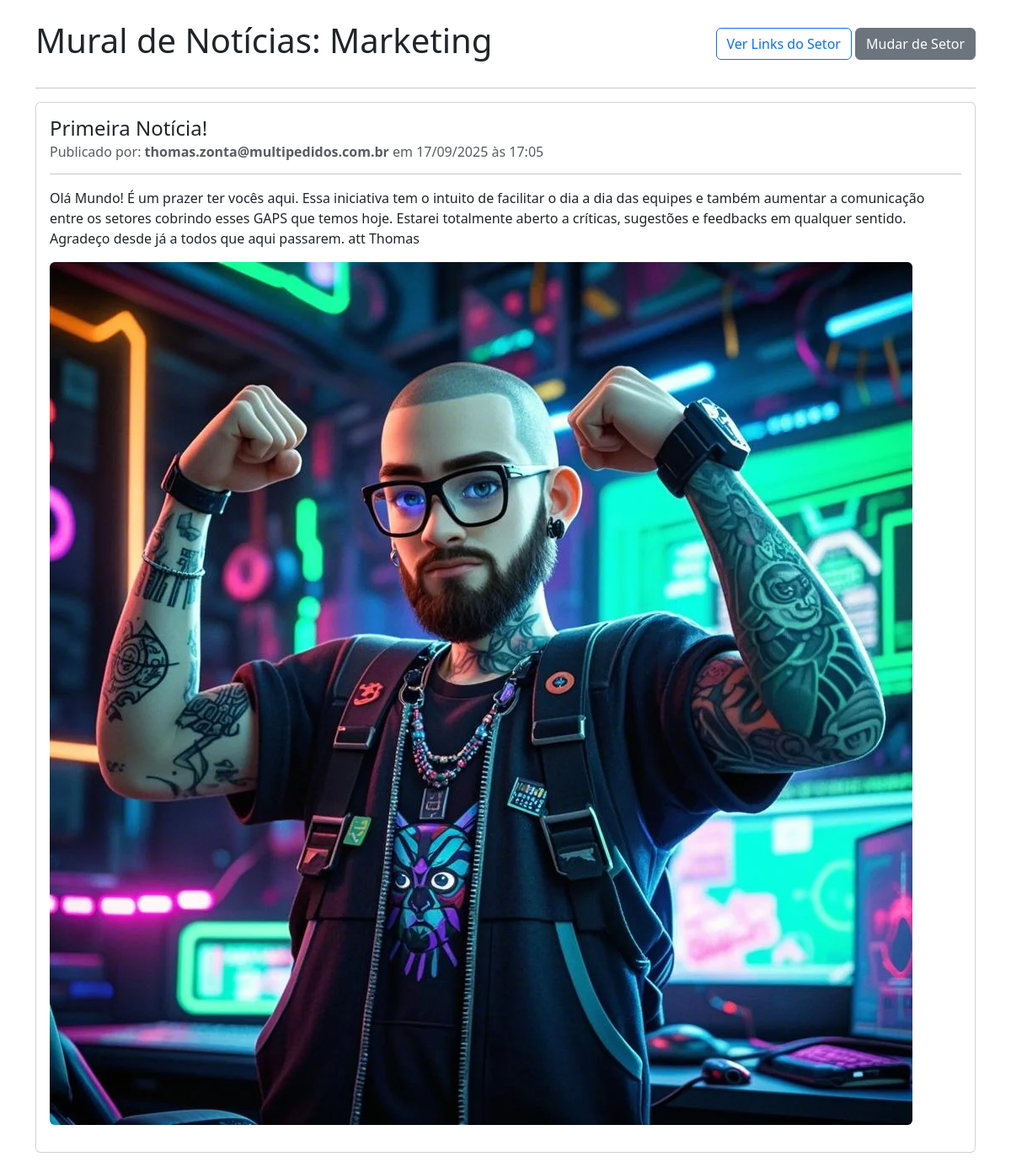
The app's page /setor/Marketing/home (signed in) with its own data.
### app.py (models this page shows, shortened)
class Sector(db.Model):
    id = db.Column(db.Integer, primary_key=True)
    name = db.Column(db.String(100), unique=True, nullable=False)
    order_index = db.Column(db.Integer, nullable=False, default=0) # <-- Adicionar
    subcategories = db.relationship('Subcategory', back_populates='sector', lazy=True, cascade="all, delete-orphan")
    users = db.relationship('User', secondary=user_sectors_association, lazy='subquery',
                            back_populates='sectors')
    posts = db.relationship('Post', secondary=post_sectors_association, lazy='dynamic',
                            back_populates='sectors')

class Post(db.Model):
    id = db.Column(db.Integer, primary_key=True)
    title = db.Column(db.String(200), nullable=False)
    content = db.Column(db.Text, nullable=False)
    image_filename = db.Column(db.String(100), nullable=True)
    is_pinned = db.Column(db.Boolean, nullable=False, default=False)
    timestamp = db.Column(db.DateTime, nullable=False, default=datetime.utcnow)
    order_index = db.Column(db.Integer, nullable=False, default=0)
    sectors = db.relationship('Sector', secondary=post_sectors_association, lazy='subquery',
                              back_populates='posts')
    author_id = db.Column(db.Integer, db.ForeignKey('user.id'), nullable=False)
    author = db.relationship('User', back_populates='posts')

class User(db.Model, UserMixin):
    id = db.Column(db.Integer, primary_key=True)
    email = db.Column(db.String(120), unique=True, nullable=False)
    password_hash = db.Column(db.String(60), nullable=False)
    is_admin = db.Column(db.Boolean, nullable=False, default=False)
    sectors = db.relationship('Sector', secondary=user_sectors_association, lazy='subquery',
                              back_populates='users')
    posts = db.relationship('Post', back_populates='author', lazy=True)

### app.py (the view)
@app.route('/setor/<string:sector_name>/home')
@login_required
def view_sector_home(sector_name):
    sector = Sector.query.filter_by(name=sector_name).first_or_404()
    if not current_user.is_admin and sector not in current_user.sectors:
        flash('Você não tem permissão para acessar este setor.', 'danger')
        return redirect(url_for('dashboard'))
    posts = sector.posts.order_by(Post.is_pinned.desc(), Post.timestamp.desc()).all()
    return render_template('sector_home.html', current_sector=sector, posts=posts)

### app.py (called while the page is built)
@login_manager.user_loader
def load_user(user_id):
    return db.session.get(User, int(user_id))

### templates/sector_home.html (shortened to what this page needs)
<!DOCTYPE html>
<html lang="pt-br">
<head>
    <link rel="stylesheet" href="https://cdn.jsdelivr.net/npm/bootstrap@5.3.2/dist/css/bootstrap.min.css">
</head>
<body>
    <div class="container mt-4">
        <div class="d-flex justify-content-between align-items-center mb-4">
            <h1>Mural de Notícias: {{ current_sector.name }}</h1>
            <div>
                <a href="{{ url_for('view_sector_dashboard', sector_name=current_sector.name) }}" class="btn btn-outline-primary">Ver Links do Setor</a>
                <a href="{{ url_for('dashboard') }}" class="btn btn-secondary">Mudar de Setor</a>
            </div>
        </div>
        <hr>
        {% if posts %}
            {% for post in posts %}
                <div class="card mb-4">
                    <div class="card-body">
                        <h4 class="card-title">{{ post.title }}</h4>
                        <h6 class="card-subtitle mb-2 text-muted">
                            Publicado por: <strong>{{ post.author.email }}</strong> em {{ post.timestamp.strftime('%d/%m/%Y às %H:%M') }}
                        </h6>
                        <hr>
                        <div class="card-text">
                            {{ post.content | safe }}
                        </div>
                        {% if post.image_filename %}
                            <img src="{{ url_for('static', filename='uploads/' + post.image_filename) }}" class="img-fluid rounded my-3" alt="Imagem da notícia">
                        {% endif %}
                    </div>
                </div>
            {% endfor %}
        {% else %}
            <div class="alert alert-info">
                Ainda não há nenhuma notícia ou comunicado para este setor.
            </div>
        {% endif %}
    </div>
</body>
</html>

### records on screen
Sector: name "Marketing"
Post: title "Primeira Notícia!", author.email "thomas.zonta@multipedidos.com.br", timestamp "17/09/2025 às 17:05", content "Olá Mundo! É um prazer ter vocês aqui. Essa iniciativa tem o intuito de facilitar o dia a dia das equipes e também aumentar a comunicação entre os setores cobrindo esses GAPS que temos hoje. Estarei totalmente aberto a críticas, sugestões e feedbacks em qualquer sentido. Agradeço desde já a todos que aqui passarem. att Thomas", image_filename (picture)
